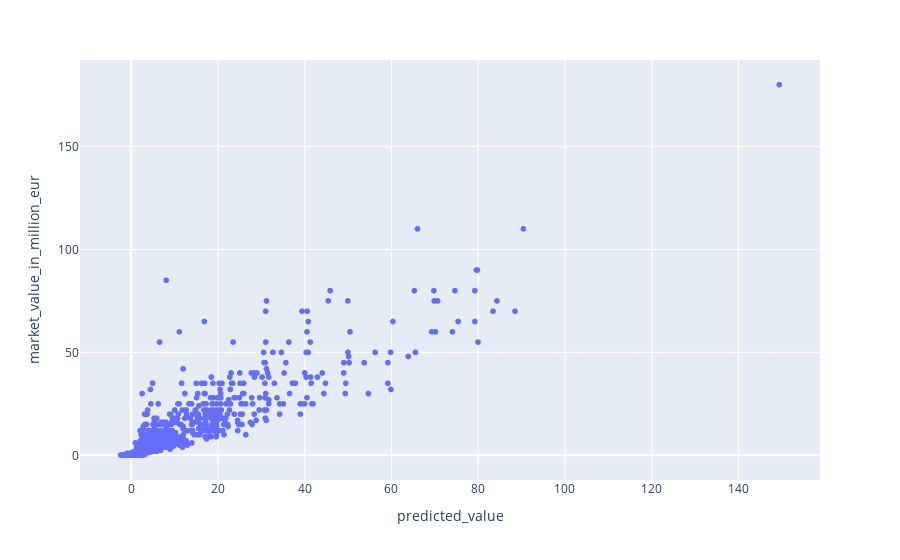

The notebook cell this image was saved under:
### Code cell
predicted_dfs, regressor, y_test = predict_future_values(
    pdf_train, 
    pdf_test,
    prediction_years=[2023, 2024, 2025, 2026, 2027, 2028, 2029, 2030, 2031, 2032, 2033, 2034, 2035, 2036, 2037, 2038],
    features=features
)

forecast_df = pd.concat(predicted_dfs, ignore_index=True)

### Figure 1 — Plotly figure (JSON) as saved in the notebook; plotly's stock layout.template omitted (floating-point values rounded to 4 significant figures; data arrays with more than 128 entries replaced by an {"elided": "..."} marker saying what was removed)
{"data": [{"customdata": {"elided": "1317x2 mixed values"}, "hovertemplate": "predicted_value=%{x}<br>market_value_in_million_eur=%{y}<br>name=%{customdata[0]}<br>age=%{customdata[1]}<extra></extra>", "legendgroup": "", "marker": {"color": "#636efa", "symbol": "circle"}, "mode": "markers", "name": "", "showlegend": false, "type": "scattergl", "x": {"elided": "1317 float values"}, "xaxis": "x", "y": {"elided": "1317 float values"}, "yaxis": "y"}], "layout": {"legend": {"tracegroupgap": 0}, "margin": {"t": 60}, "xaxis": {"anchor": "y", "domain": [0, 1], "title": {"text": "predicted_value"}}, "yaxis": {"anchor": "x", "domain": [0, 1], "title": {"text": "market_value_in_million_eur"}}}}
